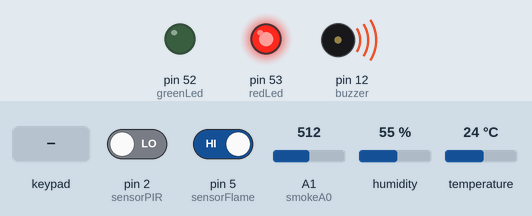
A sketch run on a simulated Arduino Mega 2560, built with avr-gcc and run on an emulated ATmega2560. Shown: output pins drawn as LEDs (lit = HIGH), buzzer (waves = sounding). The test bench sets the inputs (shaded band); at power-on: pin 2 (sensorPIR) LOW, pin 5 (sensorFlame) HIGH, A1 (smokeA0) = 512, humidity 55 %, temperature 24 °C. What the sketch prints to the serial monitor is not drawn.

Above: at 2.8 s.
2.9 s: key 'A' pressed
6.4 s: key 'B' pressed
11.5 s: key 'C' pressed
Timing chart, 0 to 23.5 s (numbered marks = the images above; inputs shaded):
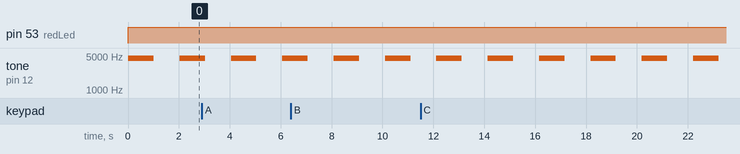

The sketch:

smart_home.ino
```cpp
#include <Keypad.h> //  biblioteka za matrix 4x4 tipkovnicu
#include <DHT.h>    //  biblioteka za senzor DHT


#define DHTPIN 13       // pin na koji je spojen DHT22
#define DHTTYPE DHT22   // DHT22
DHT dht (DHTPIN, DHTTYPE);  // Inicijalizacija DHT senzora

int chk;
float hum;      //Pohranjuje vrijednost vlage
float temp;     //Pohranjuje vrijednost temperature

int smokeA0 = A1;
int sensorThres = 250;  // vrijednost dima za koju se pali alarm, prvobitno 400, ali smanjena radi brže detekcije

int sensorPIR = 2;         // PIR senzor

int sensorFlame = 5;          // Senzor plamena

// Alarm
int redLed = 53;
int greenLed = 52;
int buzzer = 12;

const byte ROWS = 4;    // 4 retka
const byte COLS = 4;    // 4 stupca
char keys[ROWS][COLS] = {
    {'1','2','3','A'},
    {'4','5','6','B'},
    {'7','8','9','C'},
    {'*','0','#','D'}
};

byte rowPins[ROWS] = {23,25,27,29}; //  spajanje na pinove redaka tipkovnice
byte colPins[COLS] = {31,33,35,37}; //  spajanje na pinove stupaca tipkovnice

Keypad keypad = Keypad( makeKeymap(keys), rowPins, colPins, ROWS, COLS );

void setup() {
    Serial.begin(9600);
    dht.begin();

    pinMode(redLed, OUTPUT);
    pinMode(greenLed, OUTPUT);
    pinMode(buzzer, OUTPUT);

    pinMode(smokeA0, INPUT);
    pinMode(sensorPIR, INPUT_PULLUP);       // PIR, zasad tipkalo
    pinMode(sensorFlame, INPUT_PULLUP);    // IR Flame, zasad tipkalo
}

void loop(){

    // Vlaga i temperatura
    hum = dht.readHumidity();
    temp = dht.readTemperature();
    Serial.print("Vlaga: ");
    Serial.print(hum);
    Serial.print(" %    Temperatura: ");
    Serial.print(temp);
    Serial.print(" C   ");

    // Dim
    int analogSmoke = analogRead(smokeA0);
    int digitalSmoke;
    if(analogSmoke > sensorThres)
        digitalSmoke = 1;
    else
        digitalSmoke = 0;
    Serial.print("Dim: ");
    Serial.print(digitalSmoke);
    Serial.print(" (");
    Serial.print(analogSmoke);
    Serial.print(")");

    // Pokret
    int motion = !digitalRead(sensorPIR);
    Serial.print("  Pokret: ");
    Serial.print(motion);

    // Plamen
    int flame = !digitalRead(sensorFlame);
    Serial.print("  Pozar: ");
    Serial.print(flame);

    //Alarm
    if(digitalSmoke == 1 || flame == 1 || motion == 1){
        digitalWrite(redLed, HIGH);
        digitalWrite(greenLed, LOW);
        tone(buzzer, 4500, 1000);
    }
    else{
        digitalWrite(redLed, LOW);
        digitalWrite(greenLed, HIGH);
        noTone(buzzer);
    }

    char key = keypad.getKey();

    if(key != NO_KEY){
        Serial.println(key);
    }


    Serial.println("");
    delay(2000);
}           
```

Measured:
- by itself, tone on pin 12 (buzzer): alternates 4500 Hz for 1.0 s and silent for 1.0 s
